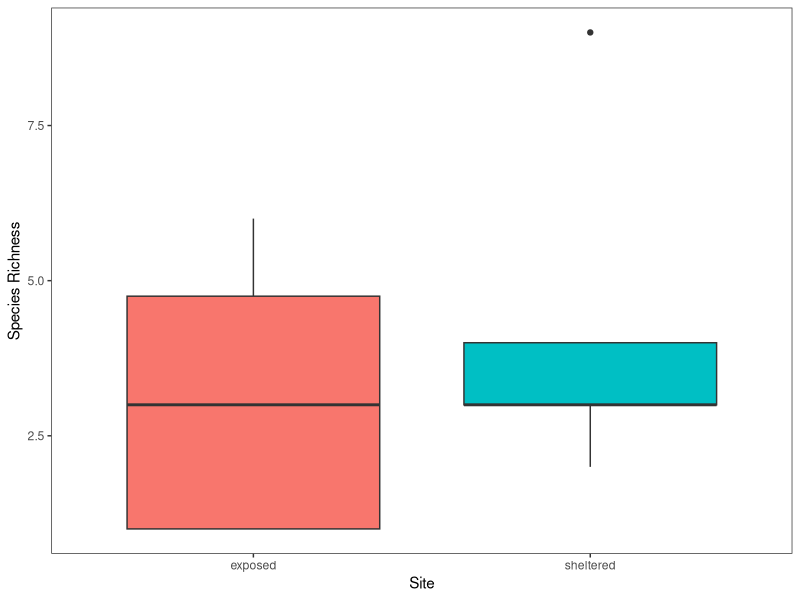
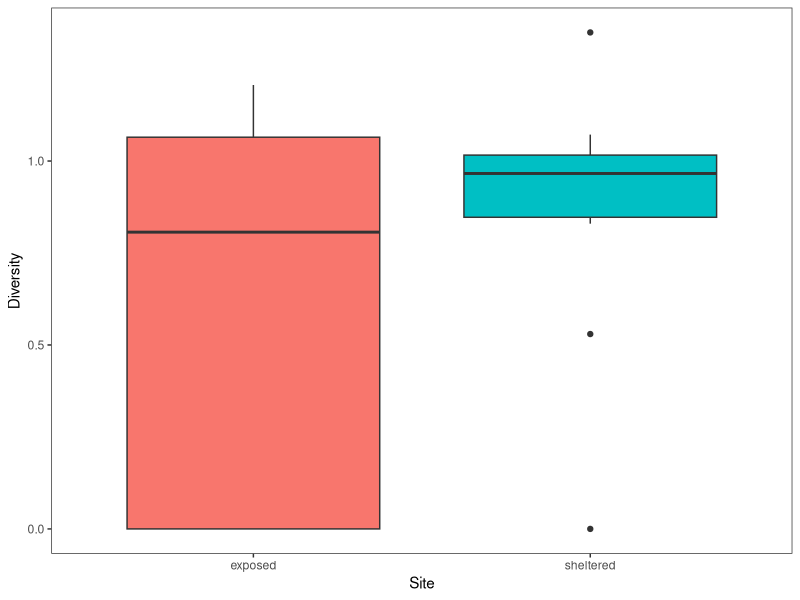

Write R code to recreate these figures, in order.
## ---- chunk 1
library(vegan)
library(tidyverse)
## ---- chunk 2
data <- read.csv("data-entry-final.csv")

# Manipulating the data

data_analysis <- data %>% 
  select(-c(abiotic_hab, biotic_hab)) %>% 
  mutate(quadrat = as.factor(quadrat)) %>% 
  group_by(vertical_transect, quadrat, species)%>%
  mutate(n_per_quadrat = sum(n)*10) %>%
  mutate(site = ifelse(vertical_transect %in% c(1,2,3), "sheltered", "exposed")) %>% 
  select(-c(n,square)) %>% 
  na.omit %>%
  distinct() %>%
  group_by(vertical_transect, quadrat) %>%
  mutate(pi_quadrat = n_per_quadrat / sum(n_per_quadrat)) %>% 
  mutate(pi_log = log(pi_quadrat)) %>% 
  mutate(pi_times_pi_log = -(pi_quadrat * pi_log)) %>% 
  select(-c(pi_quadrat, pi_log))

# Diversity calculation

shannon_diversity <- data_analysis %>% 
  group_by(vertical_transect, quadrat) %>%
  summarize(sum(pi_times_pi_log, na.rm = FALSE)) %>%
  rename("shannon_sum" = "sum(pi_times_pi_log, na.rm = FALSE)") %>%
  mutate(site = ifelse(vertical_transect %in% c(1,2,3), "sheltered", "exposed"))

# Richness calculation

quad_richness <- data %>%
  drop_na(n) %>%
  group_by(vertical_transect,quadrat) %>%
  summarize(richness = length(unique(species))) %>%
  mutate(site = ifelse(vertical_transect %in% c(1,2,3), "sheltered", "exposed"))

# Evenness calculation

shannon_evenness <- quad_richness %>% 
  mutate(pi_even = 1/richness) %>% 
  mutate(pi_log_even = log(pi_even)) %>% 
  mutate(pi_times_log_pi_even = -(pi_even * pi_log_even)) %>% 
  mutate(pi_tot = richness * pi_times_log_pi_even) %>% 
  select(-c(pi_even, pi_log_even)) %>% 
  cbind(shannon_diversity$pi_times_pi_log)
  
## ---- chunk 3
richness_plot <- ggplot(data = quad_richness) +
  geom_boxplot(aes(x = site, y = richness, fill = site)) +
  labs(x = "Site", y = "Species Richness")+
  theme_test()+
  theme(legend.position = 'none')
    
richness_plot
## ---- chunk 4
shannon_diversity_plot <- ggplot(data = shannon_diversity) +
  geom_boxplot(aes(x = site, y = shannon_sum, fill = site)) +
  labs(x = "Site", y = "Diversity")+
  theme_test()+
  theme(legend.position = 'none')

shannon_diversity_plot
